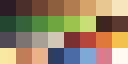

Write Python code to recreate this figure.
"""MBOA master palette (32 colors). All game art must use ONLY these colors
(plus fully transparent pixels). Warm, slightly desaturated, cozy 16-bit look.

Run directly to regenerate tools/art/palette.png (8x4 grid of 16x16 swatches,
index order left-to-right, top-to-bottom)."""
from pathlib import Path

PALETTE = [
    # idx  name             hex
    ("outline",      "#2b1d24"),  # 0  dark plum-brown, default outline (never pure black)
    ("brown_dark",   "#4a2f2a"),  # 1
    ("brown",        "#6e4433"),  # 2
    ("brown_mid",    "#8f5f3f"),  # 3
    ("brown_light",  "#b07d4f"),  # 4
    ("tan",          "#d4a46a"),  # 5
    ("sand",         "#e8c88e"),  # 6
    ("cream",        "#f6e7c1"),  # 7
    ("green_dark",   "#24452f"),  # 8
    ("green_forest", "#36643a"),  # 9
    ("green",        "#4f8a3c"),  # 10
    ("green_grass",  "#6fa640"),  # 11
    ("green_light",  "#9cc44f"),  # 12
    ("green_pale",   "#c9de78"),  # 13
    ("soil_dark",    "#3d2622"),  # 14
    ("soil_wet",     "#5a3a30"),  # 15
    ("stone_dark",   "#4d4a55"),  # 16
    ("stone",        "#7a7472"),  # 17
    ("stone_light",  "#a8a094"),  # 18
    ("stone_pale",   "#cfc6b4"),  # 19
    ("red_dark",     "#7a2e2e"),  # 20
    ("red",          "#b8443a"),  # 21
    ("orange",       "#e07a3c"),  # 22
    ("yellow",       "#f2c14e"),  # 23
    ("yellow_pale",  "#f9e79f"),  # 24
    ("skin_shadow",  "#c27c5a"),  # 25
    ("skin",         "#eab08a"),  # 26
    ("blue_dark",    "#2f3e66"),  # 27
    ("blue",         "#4a6aa5"),  # 28
    ("blue_light",   "#7fa8d4"),  # 29
    ("pink",         "#d97c8e"),  # 30
    ("white_warm",   "#fffaf0"),  # 31
]

def _rgb(h):
    h = h.lstrip("#")
    return tuple(int(h[i:i + 2], 16) for i in (0, 2, 4))

RGB = [_rgb(h) for _, h in PALETTE]
RGBA = [c + (255,) for c in RGB]
IDX = {name: i for i, (name, _) in enumerate(PALETTE)}
TRANSPARENT = (0, 0, 0, 0)

def c(name_or_idx):
    """RGBA tuple for a palette name or index."""
    i = IDX[name_or_idx] if isinstance(name_or_idx, str) else name_or_idx
    return RGBA[i]

def write_swatch(path, cell=16, cols=8):
    from PIL import Image
    rows = (len(RGB) + cols - 1) // cols
    img = Image.new("RGBA", (cols * cell, rows * cell), TRANSPARENT)
    px = img.load()
    for i, col in enumerate(RGBA):
        x0, y0 = (i % cols) * cell, (i // cols) * cell
        for y in range(cell):
            for x in range(cell):
                px[x0 + x, y0 + y] = col
    img.save(path)

if __name__ == "__main__":
    out = Path(__file__).with_name("palette.png")
    write_swatch(out)
    print("wrote", out)
